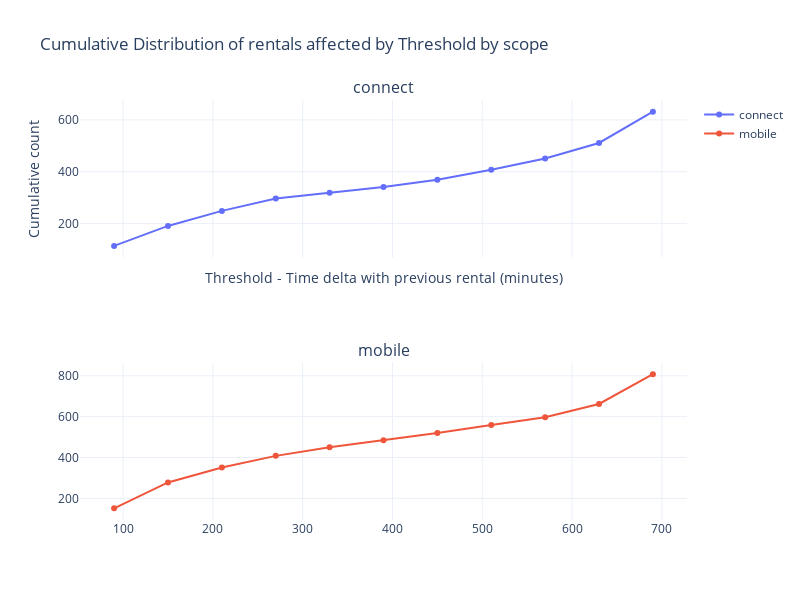

Here is the notebook cell this chart was saved with:
### Code cell
from plotly.subplots import make_subplots

n = 12  # Number of values
step = 60
custom_bins = np.arange(step, (n + 1) * step, step)
bin_midpoints = 0.5 * (custom_bins[:-1] + custom_bins[1:])

# Prepare subplot layout
scopes = sorted(delay_analysis_dtf["checkin_type"].unique())
n_rows = len(scopes)

fig = make_subplots(
    rows=n_rows,
    cols=1,
    shared_xaxes=True,
    subplot_titles=[scope for scope in scopes]
)

# Add traces
for i, scope in enumerate(scopes):
    data = delay_analysis_delta_with_previous_dtf[delay_analysis_delta_with_previous_dtf["checkin_type"] == scope]["time_delta_with_previous_rental_in_minutes"]
    hist, _ = np.histogram(data, bins=custom_bins, density=False)
    cumulative_counts = np.cumsum(hist)
    proportions = cumulative_counts / cumulative_counts[-1]  # Normalize to 1

    fig.add_trace(
        go.Scatter(
            x=bin_midpoints,
            y=cumulative_counts,
            mode='lines+markers',
            name=scope,
            showlegend=True
        ),
        row=i+1,
        col=1
    )

# Layout
fig.update_layout(
    height=300 * n_rows,
    width=800,
    title_text="Cumulative Distribution of rentals affected by Threshold by scope",
    xaxis_title="Threshold - Time delta with previous rental (minutes)",
    yaxis_title="Cumulative count",
    template="plotly_white"
)

fig.show()

### Figure 1 — Plotly figure (JSON) as saved in the notebook; plotly's stock layout.template omitted (floating-point values rounded to 4 significant figures)
{"data": [{"mode": "lines+markers", "name": "connect", "showlegend": true, "type": "scatter", "x": [90, 150, 210, 270, 330, 390, 450, 510, 570, 630, 690], "xaxis": "x", "y": [114, 191, 249, 297, 319, 341, 369, 408, 451, 511, 632], "yaxis": "y"}, {"mode": "lines+markers", "name": "mobile", "showlegend": true, "type": "scatter", "x": [90, 150, 210, 270, 330, 390, 450, 510, 570, 630, 690], "xaxis": "x2", "y": [151, 278, 351, 408, 450, 484, 520, 559, 597, 662, 808], "yaxis": "y2"}], "layout": {"annotations": [{"font": {"size": 16}, "showarrow": false, "text": "connect", "x": 0.5, "xanchor": "center", "xref": "paper", "y": 1, "yanchor": "bottom", "yref": "paper"}, {"font": {"size": 16}, "showarrow": false, "text": "mobile", "x": 0.5, "xanchor": "center", "xref": "paper", "y": 0.375, "yanchor": "bottom", "yref": "paper"}], "height": 600, "title": {"text": "Cumulative Distribution of rentals affected by Threshold by scope"}, "width": 800, "xaxis": {"anchor": "y", "domain": [0, 1], "matches": "x2", "showticklabels": false, "title": {"text": "Threshold - Time delta with previous rental (minutes)"}}, "xaxis2": {"anchor": "y2", "domain": [0, 1]}, "yaxis": {"anchor": "x", "domain": [0.625, 1], "title": {"text": "Cumulative count"}}, "yaxis2": {"anchor": "x2", "domain": [0, 0.375]}}}
